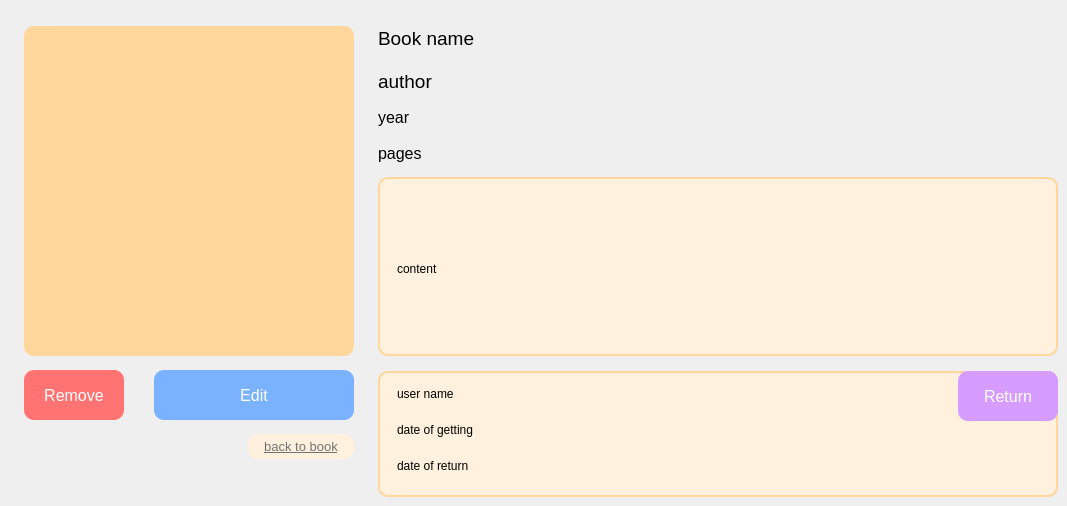
           <widget class="QWidget" name="showBookPage">
            <widget class="QLabel" name="show_book_name">
             <property name="geometry">
              <rect>
               <x>378</x>
               <y>26</y>
               <width>600</width>
               <height>25</height>
              </rect>
             </property>
             <property name="font">
              <font>
               <pointsize>14</pointsize>
              </font>
             </property>
             <property name="styleSheet">
              <string notr="true"/>
             </property>
             <property name="text">
              <string>Book name</string>
             </property>
            </widget>
            <widget class="QLabel" name="show_author">
             <property name="geometry">
              <rect>
               <x>378</x>
               <y>69</y>
               <width>600</width>
               <height>25</height>
              </rect>
             </property>
             <property name="font">
              <font>
               <pointsize>14</pointsize>
              </font>
             </property>
             <property name="text">
              <string>author</string>
             </property>
            </widget>
            <widget class="QLabel" name="show_year">
             <property name="geometry">
              <rect>
               <x>378</x>
               <y>105</y>
               <width>600</width>
               <height>25</height>
              </rect>
             </property>
             <property name="font">
              <font>
               <pointsize>12</pointsize>
              </font>
             </property>
             <property name="text">
              <string>year</string>
             </property>
            </widget>
            <widget class="QLabel" name="show_pages">
             <property name="geometry">
              <rect>
               <x>378</x>
               <y>141</y>
               <width>600</width>
               <height>25</height>
              </rect>
             </property>
             <property name="font">
              <font>
               <pointsize>12</pointsize>
              </font>
             </property>
             <property name="text">
              <string>pages</string>
             </property>
            </widget>
            <widget class="QLabel" name="show_content">
             <property name="geometry">
              <rect>
               <x>397</x>
               <y>191</y>
               <width>642</width>
               <height>155</height>
              </rect>
             </property>
             <property name="text">
              <string>content</string>
             </property>
             <property name="wordWrap">
              <bool>true</bool>
             </property>
            </widget>
            <widget class="QLabel" name="show_user_name">
             <property name="geometry">
              <rect>
               <x>397</x>
               <y>384</y>
               <width>400</width>
               <height>20</height>
              </rect>
             </property>
             <property name="text">
              <string>user name</string>
             </property>
            </widget>
            <widget class="QLabel" name="show_date_of_getting">
             <property name="geometry">
              <rect>
               <x>397</x>
               <y>420</y>
               <width>400</width>
               <height>20</height>
              </rect>
             </property>
             <property name="text">
              <string>date of getting</string>
             </property>
            </widget>
            <widget class="QLabel" name="show_date_of_return">
             <property name="geometry">
              <rect>
               <x>397</x>
               <y>456</y>
               <width>400</width>
               <height>20</height>
              </rect>
             </property>
             <property name="text">
              <string>date of return</string>
             </property>
            </widget>
            <widget class="QLabel" name="show_image">
             <property name="geometry">
              <rect>
               <x>24</x>
               <y>26</y>
               <width>330</width>
               <height>330</height>
              </rect>
             </property>
             <property name="styleSheet">
              <string notr="true">background: #FFD69C;
border-radius: 10px;</string>
             </property>
             <property name="text">
              <string/>
             </property>
            </widget>
            <widget class="QPushButton" name="show_remove_book_button">
             <property name="geometry">
              <rect>
               <x>24</x>
               <y>370</y>
               <width>100</width>
               <height>50</height>
              </rect>
             </property>
             <property name="font">
              <font>
               <pointsize>12</pointsize>
              </font>
             </property>
             <property name="styleSheet">
              <string notr="true">QPushButton#show_remove_book_button{
	background: #FF7373;
	border: 10px;
	border-radius: 10px;
	color: #FFFFFF;
}

QPushButton#show_remove_book_button:hover{
	background: #ff8585;
}
</string>
             </property>
             <property name="text">
              <string>Remove</string>
             </property>
            </widget>
            <widget class="QPushButton" name="show_edit_book_button">
             <property name="geometry">
              <rect>
               <x>154</x>
               <y>370</y>
               <width>200</width>
               <height>50</height>
              </rect>
             </property>
             <property name="font">
              <font>
               <pointsize>12</pointsize>
              </font>
             </property>
             <property name="styleSheet">
              <string notr="true">QPushButton#show_edit_book_button{
	background: #7ab2ff;
	border: 10px;
	border-radius: 10px;
	color: #FFFFFF;
}

QPushButton#show_edit_book_button:hover{
	background: #9CC5FF;
}</string>
             </property>
             <property name="text">
              <string>Edit</string>
             </property>
            </widget>
            <widget class="QPushButton" name="show_return_book_button">
             <property name="geometry">
              <rect>
               <x>958</x>
               <y>371</y>
               <width>100</width>
               <height>50</height>
              </rect>
             </property>
             <property name="font">
              <font>
               <pointsize>12</pointsize>
              </font>
             </property>
             <property name="styleSheet">
              <string notr="true">QPushButton#show_return_book_button{
	background: #D69CFF;
	border: 10px;
	border-radius: 10px;
	color: #FFFFFF;
}

QPushButton#show_return_book_button:hover{
	background: #ddadff;
}</string>
             </property>
             <property name="text">
              <string>Return</string>
             </property>
            </widget>
            <widget class="QLabel" name="show_back_book">
             <property name="geometry">
              <rect>
               <x>378</x>
               <y>177</y>
               <width>680</width>
               <height>179</height>
              </rect>
             </property>
             <property name="styleSheet">
              <string notr="true">background: #FFF1DE;

border: 2px solid #FFD69C;
box-sizing: border-box;
border-radius: 10px;</string>
             </property>
             <property name="text">
              <string/>
             </property>
            </widget>
            <widget class="QLabel" name="show_back_user">
             <property name="geometry">
              <rect>
               <x>378</x>
               <y>371</y>
               <width>680</width>
               <height>126</height>
              </rect>
             </property>
             <property name="styleSheet">
              <string notr="true">background: #FFF1DE;

border: 2px solid #FFD69C;
box-sizing: border-box;
border-radius: 10px;</string>
             </property>
             <property name="text">
              <string/>
             </property>
            </widget>
            <widget class="QPushButton" name="show_back_to_book_button">
             <property name="geometry">
              <rect>
               <x>248</x>
               <y>434</y>
               <width>106</width>
               <height>25</height>
              </rect>
             </property>
             <property name="font">
              <font>
               <pointsize>10</pointsize>
               <underline>true</underline>
              </font>
             </property>
             <property name="styleSheet">
              <string notr="true">QPushButton#show_back_to_book_button{
	background: #FFF1DE;
	color: #737373;
	border: 10px;
	border-radius: 10px;
}

QPushButton#show_back_to_book_button:hover{
	color: #000000
}</string>
             </property>
             <property name="text">
              <string>back to book</string>
             </property>
            </widget>
            <zorder>show_back_user</zorder>
            <zorder>show_back_book</zorder>
            <zorder>show_book_name</zorder>
            <zorder>show_author</zorder>
            <zorder>show_year</zorder>
            <zorder>show_pages</zorder>
            <zorder>show_content</zorder>
            <zorder>show_user_name</zorder>
            <zorder>show_date_of_getting</zorder>
            <zorder>show_date_of_return</zorder>
            <zorder>show_image</zorder>
            <zorder>show_remove_book_button</zorder>
            <zorder>show_edit_book_button</zorder>
            <zorder>show_return_book_button</zorder>
            <zorder>show_back_to_book_button</zorder>
           </widget>
